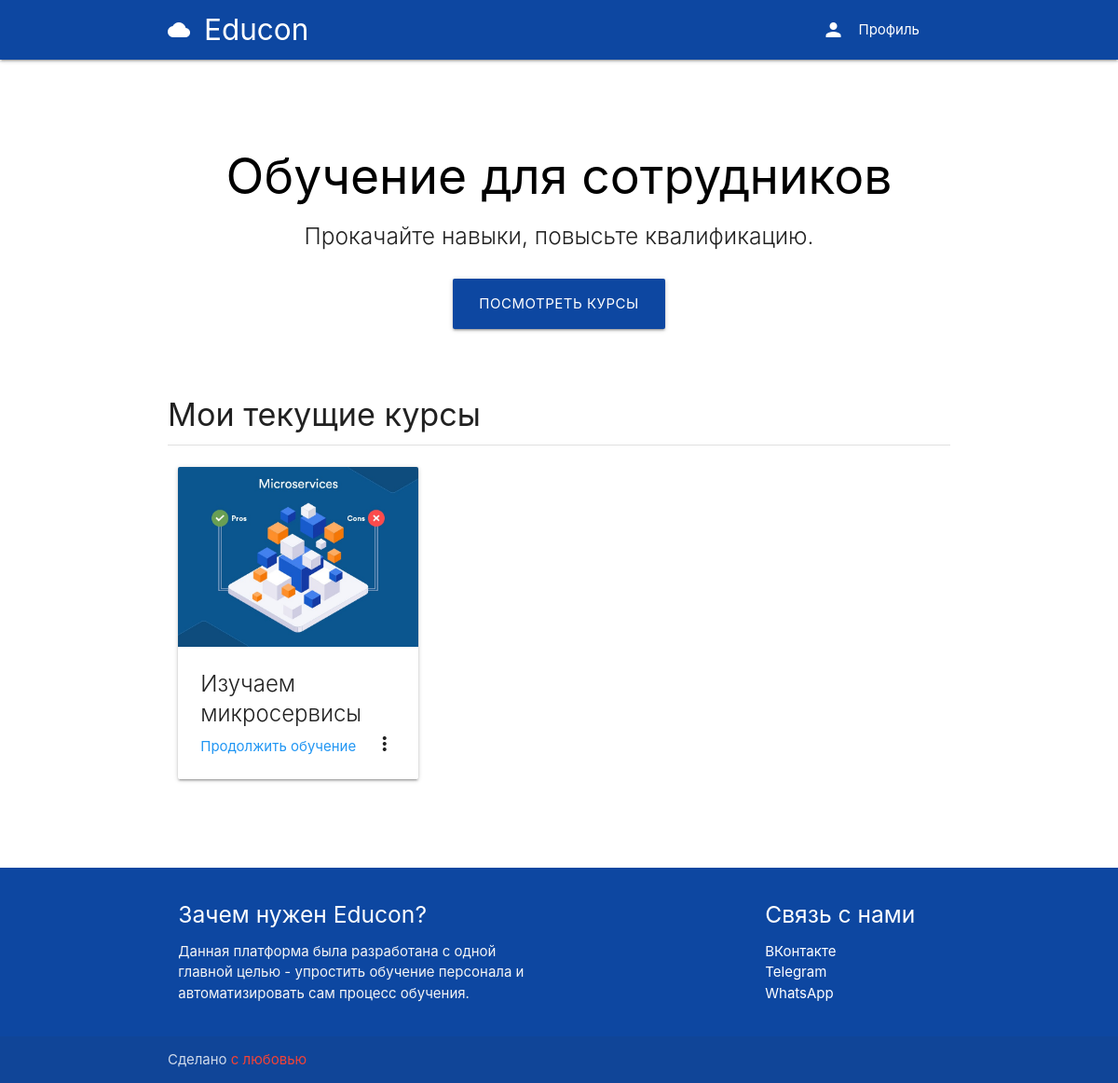
The page / (signed in) on the database its author committed.
### classroom/models.py (models this page shows, shortened)
class Course(models.Model):
    id = models.UUIDField(primary_key=True, default=uuid.uuid4, editable=False)
    picture = models.ImageField(upload_to=user_directory_path)
    title = models.CharField(max_length=200)
    description = models.CharField(max_length=300)
    category = models.ForeignKey(Category, on_delete=models.CASCADE)
    syllabus = RichTextField()
    user = models.ForeignKey(User, on_delete=models.CASCADE, related_name='course_owner')
    enrolled = models.ManyToManyField(User)
    modules = models.ManyToManyField(Module)

### classroom/views.py (the view)
# urls.py: path('', index, name='index')
def index(request):
    user = request.user
    courses = Course.objects.filter(enrolled=user)
    context = {
        'courses': courses,
    }
    return render(request, 'index.html', context)

### authy/views.py (called while the page is built)
def SideNavInfo(request):
	user = request.user
	nav_profile = None
	if user.is_authenticated:
		nav_profile = Profile.objects.get(user=user)
	return {'nav_profile': nav_profile}

### education_portal/templates/index.html (shortened to what this page needs)
{% extends 'base.html' %}
{% load static %}
{% block banner %}
<div class="section no-pad-bot" id="index-banner">
    <div class="container">
        <br><br>
        <h2 class="header black-text center">Обучение для сотрудников</h2>
        <h5 class="header col s12 light center">Прокачайте навыки, повысьте квалификацию.</h5>
    </div>
    <div class="row center">
        <br>
        <a class="btn-large blue darken-4" href="{% url 'categories' %}">Посмотреть курсы</a>
    </div>
</div>
{% endblock %}
{% block content  %}
<div class="section ">
    <h4>Мои текущие курсы</h4>
    <div class="divider"></div>
</div>
<div class="row">
    {% for course in courses %}
    <div class="col s12 m4">
        <div class="card">
            <div class="card-image waves-effect waves-block waves-light">
                <img class="activator" src="{{ course.picture.url }}">
            </div>
            <div class="card-content">
                <span class="card-title activator grey-text text-darken-4">{{ course.title }}<i
                        class="material-icons right">more_vert</i></span>
                <p><a class="blue-text" href="{% url 'course' course.id %}">Продолжить обучение</a></p>
            </div>
        </div>
    </div>
    {% endfor %}
</div>
{% endblock %}

### rows shown on the page
Course: picture (picture), title "Изучаем микросервисы"
